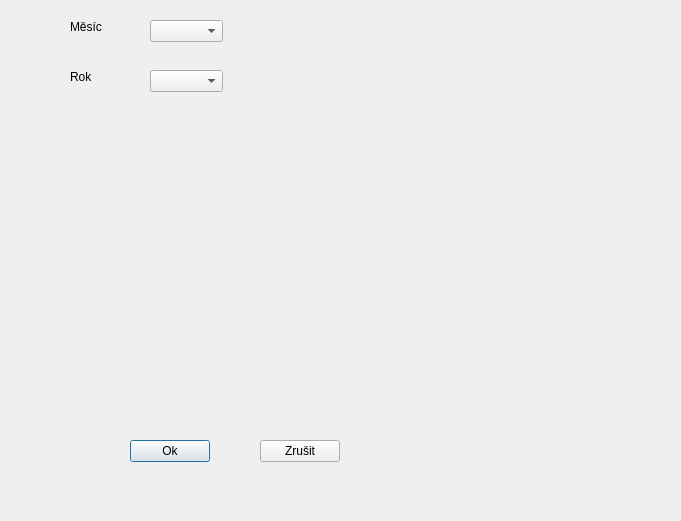
<?xml version="1.0" encoding="UTF-8"?>
<ui version="4.0">
 <class>AddNewEntry</class>
 <widget class="QDialog" name="AddNewEntry">
  <property name="geometry">
   <rect>
    <x>0</x>
    <y>0</y>
    <width>681</width>
    <height>521</height>
   </rect>
  </property>
  <property name="windowTitle">
   <string>Dialog</string>
  </property>
  <widget class="QPushButton" name="okButton">
   <property name="geometry">
    <rect>
     <x>130</x>
     <y>440</y>
     <width>80</width>
     <height>22</height>
    </rect>
   </property>
   <property name="text">
    <string>Ok</string>
   </property>
  </widget>
  <widget class="QPushButton" name="cancelButton">
   <property name="geometry">
    <rect>
     <x>260</x>
     <y>440</y>
     <width>80</width>
     <height>22</height>
    </rect>
   </property>
   <property name="text">
    <string>Zrušit</string>
   </property>
  </widget>
  <widget class="QComboBox" name="monthComboBox">
   <property name="geometry">
    <rect>
     <x>150</x>
     <y>20</y>
     <width>73</width>
     <height>22</height>
    </rect>
   </property>
  </widget>
  <widget class="QLabel" name="label">
   <property name="geometry">
    <rect>
     <x>70</x>
     <y>20</y>
     <width>54</width>
     <height>14</height>
    </rect>
   </property>
   <property name="text">
    <string>Měsíc</string>
   </property>
  </widget>
  <widget class="QComboBox" name="yearComboBox">
   <property name="geometry">
    <rect>
     <x>150</x>
     <y>70</y>
     <width>73</width>
     <height>22</height>
    </rect>
   </property>
  </widget>
  <widget class="QLabel" name="label_2">
   <property name="geometry">
    <rect>
     <x>70</x>
     <y>70</y>
     <width>54</width>
     <height>14</height>
    </rect>
   </property>
   <property name="text">
    <string>Rok</string>
   </property>
  </widget>
  <widget class="QWidget" name="verticalLayoutWidget">
   <property name="geometry">
    <rect>
     <x>90</x>
     <y>150</y>
     <width>381</width>
     <height>231</height>
    </rect>
   </property>
   <layout class="QVBoxLayout" name="userLayout"/>
  </widget>
 </widget>
 <resources/>
 <connections/>
</ui>
